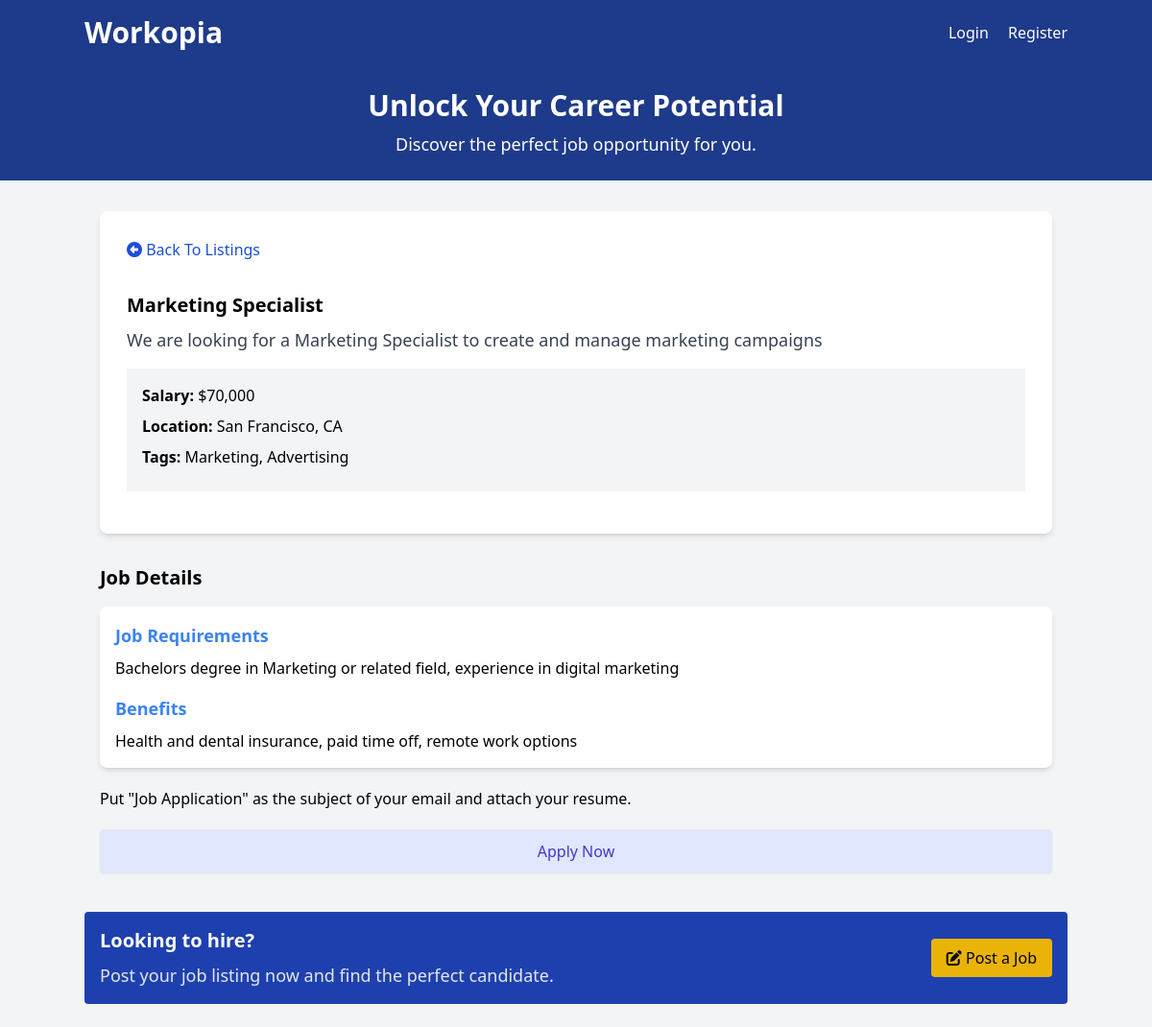
The app's page /listings/2 with its own data.
### tables this page shows
CREATE TABLE `listings` (
  `id` int NOT NULL AUTO_INCREMENT,
  `user_id` int NOT NULL,
  `title` varchar(255) NOT NULL,
  `description` longtext,
  `salary` varchar(45) DEFAULT NULL,
  `tags` varchar(255) DEFAULT NULL,
  `company` varchar(45) DEFAULT NULL,
  `address` varchar(255) DEFAULT NULL,
  `city` varchar(45) DEFAULT NULL,
  `state` varchar(45) DEFAULT NULL,
  `phone` varchar(45) DEFAULT NULL,
  `email` varchar(45) DEFAULT NULL,
  `requirements` longtext,
  `benefits` longtext,
  `created_at` timestamp NULL DEFAULT CURRENT_TIMESTAMP,
  PRIMARY KEY (`id`),
  KEY `fk_listings_users_idx` (`user_id`),
  CONSTRAINT `fk_listings_users` FOREIGN KEY (`user_id`) REFERENCES `users` (`id`) ON DELETE CASCADE ON UPDATE CASCADE
);

### Framework/Session.php (called while the page is built, shortened)
<?php
class Session {
    public static function has($key) {
        return isset($_SESSION[$key]);
    }
}

### App/Controllers/ListingController.php (called while the page is built, shortened)
<?php
class ListingController {
    protected $db;
    public function __construct() {
        $const = require basePath('config/db.php');
        $this->db = new Database($const);
    }
    public function show($params = []) {
        $id = $params['id'] ?? '';
        $query = "SELECT * FROM listings WHERE id=:id";
        $params = [
            'id' => $id
        ];
        $listing = $this->db->query($query, $params)->fetch();
        loadView('Listings/show', [
            'listing' => $listing
        ]);
    }
}

### public/index.php (called while the page is built, shortened)
<?php
require '../helpers.php';
$router = new Router();
$uri = parse_url($_SERVER['REQUEST_URI'], PHP_URL_PATH);
$router->route($uri);

### Framework/Database.php (called while the page is built, shortened)
<?php
class Database {
    public $conn;
    public function __construct($config) {
        $dsn = "mysql:host={$config['host']};port={$config['port']};dbname={$config['dbname']};charset=utf8";
        $options = [
            PDO::ATTR_ERRMODE => PDO::ERRMODE_EXCEPTION,
            PDO::ATTR_DEFAULT_FETCH_MODE => PDO::FETCH_OBJ,
        ];
        try {
            $this->conn = new PDO($dsn, $config['username'], $config['password'], $options);
        }
        catch (PDOException $e) {
            throw new Exception("Database connection failed: {$e->getMessage()}");
        }
    }
    public function query($query, $params = []) {
        try{
            $stmt = $this->conn->prepare($query);
            foreach($params as $param => $value) {
                $stmt->bindValue(':' . $param, $value);
            }
            $stmt->execute();
            return $stmt;
        }
        catch (PDOException $e) {
            throw new Exception("Query error: {$e->getMessage()}");
        }
    }
}

### App/Views/Listings/show.view.php (the view, shortened to what this page needs)
<?= loadPartial('head') ?>
<?= loadPartial('navbar') ?>
<?= loadPartial('top-banner') ?>
    <section class="container mx-auto p-4 mt-4">
      <div class="rounded-lg shadow-md bg-white p-3">
       <div class="flex justify-between items-center">
      <a class="block p-4 text-blue-700" href="/listings">
        <i class="fa fa-arrow-alt-circle-left"></i>
        Back To Listings
      </a>
    </div>
        <div class="p-4">
          <h2 class="text-xl font-semibold"><?= $listing->title ?></h2>
          <p class="text-gray-700 text-lg mt-2">
          <?= $listing->description ?>
          </p>
          <ul class="my-4 bg-gray-100 p-4">
            <li class="mb-2"><strong>Salary:</strong> <?= formatSalary($listing->salary) ?></li>
            <li class="mb-2">
              <strong>Location:</strong> <?= $listing->city ?>, <?= $listing->state ?>
            </li>
            <?php if(!empty($listing->tags)) : ?>
              <li class="mb-2">
                <strong>Tags:</strong> <?= $listing->tags ?>
              </li>
            <?php endif; ?>
          </ul>
        </div>
      </div>
    </section>
    <section class="container mx-auto p-4">
      <h2 class="text-xl font-semibold mb-4">Job Details</h2>
      <div class="rounded-lg shadow-md bg-white p-4">
        <h3 class="text-lg font-semibold mb-2 text-blue-500">
          Job Requirements
        </h3>
        <p>
        <?= $listing->requirements ?>
        </p>
        <h3 class="text-lg font-semibold mt-4 mb-2 text-blue-500">Benefits</h3>
        <p><?= $listing->benefits ?></p>
      </div>
      <p class="my-5">
        Put "Job Application" as the subject of your email and attach your
        resume.
      </p>
      <a
        href="mailto:<?= $listing->email ?>"
        class="block w-full text-center px-5 py-2.5 shadow-sm rounded border text-base font-medium cursor-pointer text-indigo-700 bg-indigo-100 hover:bg-indigo-200"
      >
        Apply Now
      </a>
    </section>
<?= loadPartial('bottom-banner') ?>
<?= loadPartial('footer') ?>

### Framework/Router.php (shortened to what this page needs)
<?php
class Router{
    protected $routes = [];
    public function registerRoutes($method, $uri, $action, $middleware = []) {
        list($controller, $controllerMethod) = explode('@', $action);
        $this->routes[] = [
            'method' => $method,
            'uri' => $uri,
            'controller' => $controller,
            'controllerMethod' => $controllerMethod,
            'middleware' => $middleware
        ];
    }
    public function route($uri) {
        $requestMethod = $_SERVER['REQUEST_METHOD'];
        $uriSegments = explode('/', trim($uri,'/'));
        foreach($this->routes as $route) {
            $routeSegments = explode('/', trim( $route['uri'],'/'));
            if (count($uriSegments) === count($routeSegments) &&
            strtoupper($requestMethod) === strtoupper($route['method'])) {
                $params = [];
                $match = true;
                for($i = 0; $i < count($uriSegments); $i++){
                    if ($uriSegments[$i] !== $routeSegments[$i] &&
                        !preg_match( '/\{(.+?)\}/', $routeSegments[$i])) {
                            $match = false;
                            break;
                    }
                    if (preg_match('/\{(.+?)\}/', $routeSegments[$i], $matches)) {
                        $params[$matches[1]] = $uriSegments[$i];
                    }
                }
                if ($match) {
                    $controllerMethod = $route['controllerMethod'];
                    $controllerInstance = new $controller();
                    $controllerInstance->$controllerMethod($params);
                    return;
                }
            }
        }
    }
}

### App/Views/partials/navbar.php (shortened to what this page needs)
<header class="bg-blue-900 text-white p-4">
  <div class="container mx-auto flex justify-between items-center">
    <h1 class="text-3xl font-semibold">
      <a href="/">Workopia</a>
    </h1>
    <nav class="space-x-4">
    <?php if (Session::has('user')) :?>
      <div class="flex justify-between items-center gap-4">
        <div>
          Welcome, <?= Session::get('user')['name'] ?>
        </div>
        <form method="POST" action="/auth/logout">
          <button type="submit" class="text-white inline hover:underline">Logout</button>
        </form>
        <a
          href="/listings/create"
          class="bg-yellow-500 hover:bg-yellow-600 text-black px-4 py-2 rounded hover:shadow-md transition duration-300"
          ><i class="fa fa-edit"></i> Post a Job</a
        >
      </div>
    <?php else: ?>
      <a href="/auth/login" class="text-white hover:underline">Login</a>
      <a href="/auth/register" class="text-white hover:underline">Register</a>
    <?php endif; ?>
    </nav>
  </div>
</header>

### App/Views/partials/top-banner.php
<section class="bg-blue-900 text-white py-6 text-center">
  <div class="container mx-auto">
    <h2 class="text-3xl font-semibold">Unlock Your Career Potential</h2>
    <p class="text-lg mt-2">
      Discover the perfect job opportunity for you.
    </p>
  </div>
</section>

### App/Views/partials/bottom-banner.php
<section class="container mx-auto my-6">
    <div class="bg-blue-800 text-white rounded p-4 flex items-center justify-between">
        <div>
            <h2 class="text-xl font-semibold">Looking to hire?</h2>
            <p class="text-gray-200 text-lg mt-2">
                Post your job listing now and find the perfect candidate.
            </p>
        </div>
        <a href="/listings/create" class="bg-yellow-500 hover:bg-yellow-600 text-black px-4 py-2 rounded hover:shadow-md transition duration-300">
            <i class="fa fa-edit"></i> Post a Job
        </a>
    </div>
</section>

### records on screen
listings: title "Marketing Specialist", description "We are looking for a Marketing Specialist to create and manage marketing campaigns", salary "$70,000", city "San Francisco", state "CA", tags "Marketing, Advertising", requirements "Bachelors degree in Marketing or related field, experience in digital marketing", benefits "Health and dental insurance, paid time off, remote work options"
